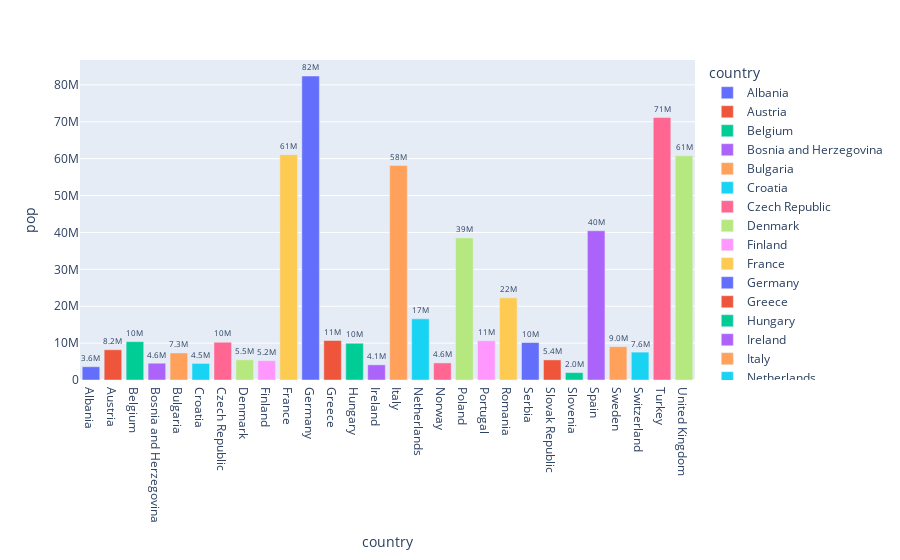

Here is the notebook cell this chart was saved with:
### Code cell
fig.update_traces(texttemplate = '%{text:.2s}', textposition = 'outside')
fig.update_layout(uniformtext_minsize = 8)

### Figure 1 — Plotly figure (JSON) as saved in the notebook; plotly's stock layout.template omitted (floating-point values rounded to 4 significant figures)
{"data": [{"alignmentgroup": "True", "hovertemplate": "country=%{x}<br>pop=%{text}<extra></extra>", "legendgroup": "Albania", "marker": {"color": "#636efa", "pattern": {"shape": ""}}, "name": "Albania", "offsetgroup": "Albania", "orientation": "v", "showlegend": true, "text": ["3600523"], "textposition": "outside", "texttemplate": "%{text:.2s}", "type": "bar", "x": ["Albania"], "xaxis": "x", "y": [3600523], "yaxis": "y"}, {"alignmentgroup": "True", "hovertemplate": "country=%{x}<br>pop=%{text}<extra></extra>", "legendgroup": "Austria", "marker": {"color": "#EF553B", "pattern": {"shape": ""}}, "name": "Austria", "offsetgroup": "Austria", "orientation": "v", "showlegend": true, "text": ["8199783"], "textposition": "outside", "texttemplate": "%{text:.2s}", "type": "bar", "x": ["Austria"], "xaxis": "x", "y": [8199783], "yaxis": "y"}, {"alignmentgroup": "True", "hovertemplate": "country=%{x}<br>pop=%{text}<extra></extra>", "legendgroup": "Belgium", "marker": {"color": "#00cc96", "pattern": {"shape": ""}}, "name": "Belgium", "offsetgroup": "Belgium", "orientation": "v", "showlegend": true, "text": ["10392226"], "textposition": "outside", "texttemplate": "%{text:.2s}", "type": "bar", "x": ["Belgium"], "xaxis": "x", "y": [10392226], "yaxis": "y"}, {"alignmentgroup": "True", "hovertemplate": "country=%{x}<br>pop=%{text}<extra></extra>", "legendgroup": "Bosnia and Herzegovina", "marker": {"color": "#ab63fa", "pattern": {"shape": ""}}, "name": "Bosnia and Herzegovina", "offsetgroup": "Bosnia and Herzegovina", "orientation": "v", "showlegend": true, "text": ["4552198"], "textposition": "outside", "texttemplate": "%{text:.2s}", "type": "bar", "x": ["Bosnia and Herzegovina"], "xaxis": "x", "y": [4552198], "yaxis": "y"}, {"alignmentgroup": "True", "hovertemplate": "country=%{x}<br>pop=%{text}<extra></extra>", "legendgroup": "Bulgaria", "marker": {"color": "#FFA15A", "pattern": {"shape": ""}}, "name": "Bulgaria", "offsetgroup": "Bulgaria", "orientation": "v", "showlegend": true, "text": ["7322858"], "textposition": "outside", "texttemplate": "%{text:.2s}", "type": "bar", "x": ["Bulgaria"], "xaxis": "x", "y": [7322858], "yaxis": "y"}, {"alignmentgroup": "True", "hovertemplate": "country=%{x}<br>pop=%{text}<extra></extra>", "legendgroup": "Croatia", "marker": {"color": "#19d3f3", "pattern": {"shape": ""}}, "name": "Croatia", "offsetgroup": "Croatia", "orientation": "v", "showlegend": true, "text": ["4493312"], "textposition": "outside", "texttemplate": "%{text:.2s}", "type": "bar", "x": ["Croatia"], "xaxis": "x", "y": [4493312], "yaxis": "y"}, {"alignmentgroup": "True", "hovertemplate": "country=%{x}<br>pop=%{text}<extra></extra>", "legendgroup": "Czech Republic", "marker": {"color": "#FF6692", "pattern": {"shape": ""}}, "name": "Czech Republic", "offsetgroup": "Czech Republic", "orientation": "v", "showlegend": true, "text": ["10228744"], "textposition": "outside", "texttemplate": "%{text:.2s}", "type": "bar", "x": ["Czech Republic"], "xaxis": "x", "y": [10228744], "yaxis": "y"}, {"alignmentgroup": "True", "hovertemplate": "country=%{x}<br>pop=%{text}<extra></extra>", "legendgroup": "Denmark", "marker": {"color": "#B6E880", "pattern": {"shape": ""}}, "name": "Denmark", "offsetgroup": "Denmark", "orientation": "v", "showlegend": true, "text": ["5468120"], "textposition": "outside", "texttemplate": "%{text:.2s}", "type": "bar", "x": ["Denmark"], "xaxis": "x", "y": [5468120], "yaxis": "y"}, {"alignmentgroup": "True", "hovertemplate": "country=%{x}<br>pop=%{text}<extra></extra>", "legendgroup": "Finland", "marker": {"color": "#FF97FF", "pattern": {"shape": ""}}, "name": "Finland", "offsetgroup": "Finland", "orientation": "v", "showlegend": true, "text": ["5238460"], "textposition": "outside", "texttemplate": "%{text:.2s}", "type": "bar", "x": ["Finland"], "xaxis": "x", "y": [5238460], "yaxis": "y"}, {"alignmentgroup": "True", "hovertemplate": "country=%{x}<br>pop=%{text}<extra></extra>", "legendgroup": "France", "marker": {"color": "#FECB52", "pattern": {"shape": ""}}, "name": "France", "offsetgroup": "France", "orientation": "v", "showlegend": true, "text": ["61083916"], "textposition": "outside", "texttemplate": "%{text:.2s}", "type": "bar", "x": ["France"], "xaxis": "x", "y": [61083916], "yaxis": "y"}, {"alignmentgroup": "True", "hovertemplate": "country=%{x}<br>pop=%{text}<extra></extra>", "legendgroup": "Germany", "marker": {"color": "#636efa", "pattern": {"shape": ""}}, "name": "Germany", "offsetgroup": "Germany", "orientation": "v", "showlegend": true, "text": ["82400996"], "textposition": "outside", "texttemplate": "%{text:.2s}", "type": "bar", "x": ["Germany"], "xaxis": "x", "y": [82400996], "yaxis": "y"}, {"alignmentgroup": "True", "hovertemplate": "country=%{x}<br>pop=%{text}<extra></extra>", "legendgroup": "Greece", "marker": {"color": "#EF553B", "pattern": {"shape": ""}}, "name": "Greece", "offsetgroup": "Greece", "orientation": "v", "showlegend": true, "text": ["10706290"], "textposition": "outside", "texttemplate": "%{text:.2s}", "type": "bar", "x": ["Greece"], "xaxis": "x", "y": [10706290], "yaxis": "y"}, {"alignmentgroup": "True", "hovertemplate": "country=%{x}<br>pop=%{text}<extra></extra>", "legendgroup": "Hungary", "marker": {"color": "#00cc96", "pattern": {"shape": ""}}, "name": "Hungary", "offsetgroup": "Hungary", "orientation": "v", "showlegend": true, "text": ["9956108"], "textposition": "outside", "texttemplate": "%{text:.2s}", "type": "bar", "x": ["Hungary"], "xaxis": "x", "y": [9956108], "yaxis": "y"}, {"alignmentgroup": "True", "hovertemplate": "country=%{x}<br>pop=%{text}<extra></extra>", "legendgroup": "Ireland", "marker": {"color": "#ab63fa", "pattern": {"shape": ""}}, "name": "Ireland", "offsetgroup": "Ireland", "orientation": "v", "showlegend": true, "text": ["4109086"], "textposition": "outside", "texttemplate": "%{text:.2s}", "type": "bar", "x": ["Ireland"], "xaxis": "x", "y": [4109086], "yaxis": "y"}, {"alignmentgroup": "True", "hovertemplate": "country=%{x}<br>pop=%{text}<extra></extra>", "legendgroup": "Italy", "marker": {"color": "#FFA15A", "pattern": {"shape": ""}}, "name": "Italy", "offsetgroup": "Italy", "orientation": "v", "showlegend": true, "text": ["58147733"], "textposition": "outside", "texttemplate": "%{text:.2s}", "type": "bar", "x": ["Italy"], "xaxis": "x", "y": [58147733], "yaxis": "y"}, {"alignmentgroup": "True", "hovertemplate": "country=%{x}<br>pop=%{text}<extra></extra>", "legendgroup": "Netherlands", "marker": {"color": "#19d3f3", "pattern": {"shape": ""}}, "name": "Netherlands", "offsetgroup": "Netherlands", "orientation": "v", "showlegend": true, "text": ["16570613"], "textposition": "outside", "texttemplate": "%{text:.2s}", "type": "bar", "x": ["Netherlands"], "xaxis": "x", "y": [16570613], "yaxis": "y"}, {"alignmentgroup": "True", "hovertemplate": "country=%{x}<br>pop=%{text}<extra></extra>", "legendgroup": "Norway", "marker": {"color": "#FF6692", "pattern": {"shape": ""}}, "name": "Norway", "offsetgroup": "Norway", "orientation": "v", "showlegend": true, "text": ["4627926"], "textposition": "outside", "texttemplate": "%{text:.2s}", "type": "bar", "x": ["Norway"], "xaxis": "x", "y": [4627926], "yaxis": "y"}, {"alignmentgroup": "True", "hovertemplate": "country=%{x}<br>pop=%{text}<extra></extra>", "legendgroup": "Poland", "marker": {"color": "#B6E880", "pattern": {"shape": ""}}, "name": "Poland", "offsetgroup": "Poland", "orientation": "v", "showlegend": true, "text": ["38518241"], "textposition": "outside", "texttemplate": "%{text:.2s}", "type": "bar", "x": ["Poland"], "xaxis": "x", "y": [38518241], "yaxis": "y"}, {"alignmentgroup": "True", "hovertemplate": "country=%{x}<br>pop=%{text}<extra></extra>", "legendgroup": "Portugal", "marker": {"color": "#FF97FF", "pattern": {"shape": ""}}, "name": "Portugal", "offsetgroup": "Portugal", "orientation": "v", "showlegend": true, "text": ["10642836"], "textposition": "outside", "texttemplate": "%{text:.2s}", "type": "bar", "x": ["Portugal"], "xaxis": "x", "y": [10642836], "yaxis": "y"}, {"alignmentgroup": "True", "hovertemplate": "country=%{x}<br>pop=%{text}<extra></extra>", "legendgroup": "Romania", "marker": {"color": "#FECB52", "pattern": {"shape": ""}}, "name": "Romania", "offsetgroup": "Romania", "orientation": "v", "showlegend": true, "text": ["22276056"], "textposition": "outside", "texttemplate": "%{text:.2s}", "type": "bar", "x": ["Romania"], "xaxis": "x", "y": [22276056], "yaxis": "y"}, {"alignmentgroup": "True", "hovertemplate": "country=%{x}<br>pop=%{text}<extra></extra>", "legendgroup": "Serbia", "marker": {"color": "#636efa", "pattern": {"shape": ""}}, "name": "Serbia", "offsetgroup": "Serbia", "orientation": "v", "showlegend": true, "text": ["10150265"], "textposition": "outside", "texttemplate": "%{text:.2s}", "type": "bar", "x": ["Serbia"], "xaxis": "x", "y": [10150265], "yaxis": "y"}, {"alignmentgroup": "True", "hovertemplate": "country=%{x}<br>pop=%{text}<extra></extra>", "legendgroup": "Slovak Republic", "marker": {"color": "#EF553B", "pattern": {"shape": ""}}, "name": "Slovak Republic", "offsetgroup": "Slovak Republic", "orientation": "v", "showlegend": true, "text": ["5447502"], "textposition": "outside", "texttemplate": "%{text:.2s}", "type": "bar", "x": ["Slovak Republic"], "xaxis": "x", "y": [5447502], "yaxis": "y"}, {"alignmentgroup": "True", "hovertemplate": "country=%{x}<br>pop=%{text}<extra></extra>", "legendgroup": "Slovenia", "marker": {"color": "#00cc96", "pattern": {"shape": ""}}, "name": "Slovenia", "offsetgroup": "Slovenia", "orientation": "v", "showlegend": true, "text": ["2009245"], "textposition": "outside", "texttemplate": "%{text:.2s}", "type": "bar", "x": ["Slovenia"], "xaxis": "x", "y": [2009245], "yaxis": "y"}, {"alignmentgroup": "True", "hovertemplate": "country=%{x}<br>pop=%{text}<extra></extra>", "legendgroup": "Spain", "marker": {"color": "#ab63fa", "pattern": {"shape": ""}}, "name": "Spain", "offsetgroup": "Spain", "orientation": "v", "showlegend": true, "text": ["40448191"], "textposition": "outside", "texttemplate": "%{text:.2s}", "type": "bar", "x": ["Spain"], "xaxis": "x", "y": [40448191], "yaxis": "y"}, {"alignmentgroup": "True", "hovertemplate": "country=%{x}<br>pop=%{text}<extra></extra>", "legendgroup": "Sweden", "marker": {"color": "#FFA15A", "pattern": {"shape": ""}}, "name": "Sweden", "offsetgroup": "Sweden", "orientation": "v", "showlegend": true, "text": ["9031088"], "textposition": "outside", "texttemplate": "%{text:.2s}", "type": "bar", "x": ["Sweden"], "xaxis": "x", "y": [9031088], "yaxis": "y"}, {"alignmentgroup": "True", "hovertemplate": "country=%{x}<br>pop=%{text}<extra></extra>", "legendgroup": "Switzerland", "marker": {"color": "#19d3f3", "pattern": {"shape": ""}}, "name": "Switzerland", "offsetgroup": "Switzerland", "orientation": "v", "showlegend": true, "text": ["7554661"], "textposition": "outside", "texttemplate": "%{text:.2s}", "type": "bar", "x": ["Switzerland"], "xaxis": "x", "y": [7554661], "yaxis": "y"}, {"alignmentgroup": "True", "hovertemplate": "country=%{x}<br>pop=%{text}<extra></extra>", "legendgroup": "Turkey", "marker": {"color": "#FF6692", "pattern": {"shape": ""}}, "name": "Turkey", "offsetgroup": "Turkey", "orientation": "v", "showlegend": true, "text": ["71158647"], "textposition": "outside", "texttemplate": "%{text:.2s}", "type": "bar", "x": ["Turkey"], "xaxis": "x", "y": [71158647], "yaxis": "y"}, {"alignmentgroup": "True", "hovertemplate": "country=%{x}<br>pop=%{text}<extra></extra>", "legendgroup": "United Kingdom", "marker": {"color": "#B6E880", "pattern": {"shape": ""}}, "name": "United Kingdom", "offsetgroup": "United Kingdom", "orientation": "v", "showlegend": true, "text": ["60776238"], "textposition": "outside", "texttemplate": "%{text:.2s}", "type": "bar", "x": ["United Kingdom"], "xaxis": "x", "y": [60776238], "yaxis": "y"}], "layout": {"barmode": "relative", "legend": {"title": {"text": "country"}, "tracegroupgap": 0}, "margin": {"t": 60}, "uniformtext": {"minsize": 8}, "xaxis": {"anchor": "y", "categoryarray": ["Albania", "Austria", "Belgium", "Bosnia and Herzegovina", "Bulgaria", "Croatia", "Czech Republic", "Denmark", "Finland", "France", "Germany", "Greece", "Hungary", "Ireland", "Italy", "Netherlands", "Norway", "Poland", "Portugal", "Romania", "Serbia", "Slovak Republic", "Slovenia", "Spain", "Sweden", "Switzerland", "Turkey", "United Kingdom"], "categoryorder": "array", "domain": [0, 1], "title": {"text": "country"}}, "yaxis": {"anchor": "x", "domain": [0, 1], "title": {"text": "pop"}}}}
